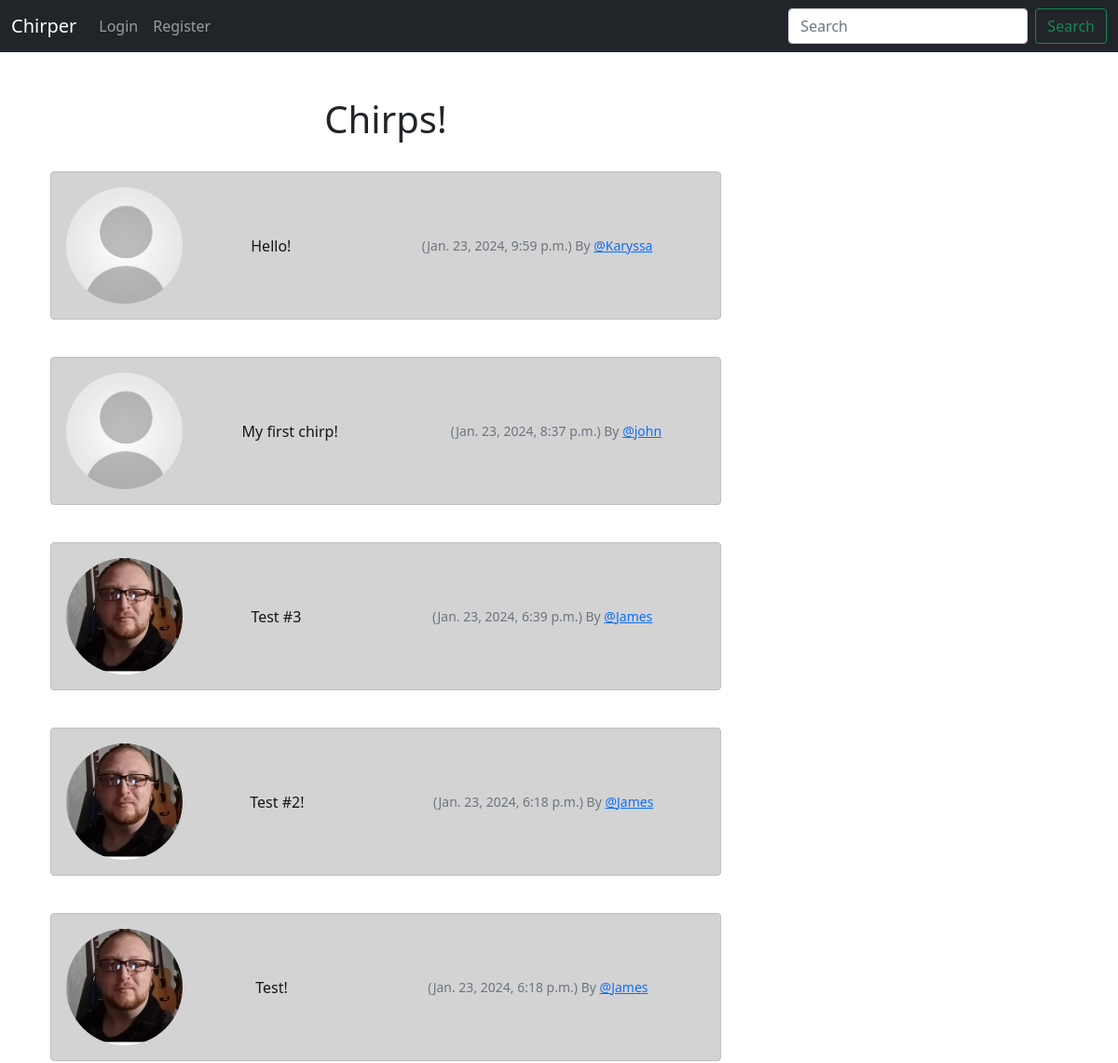
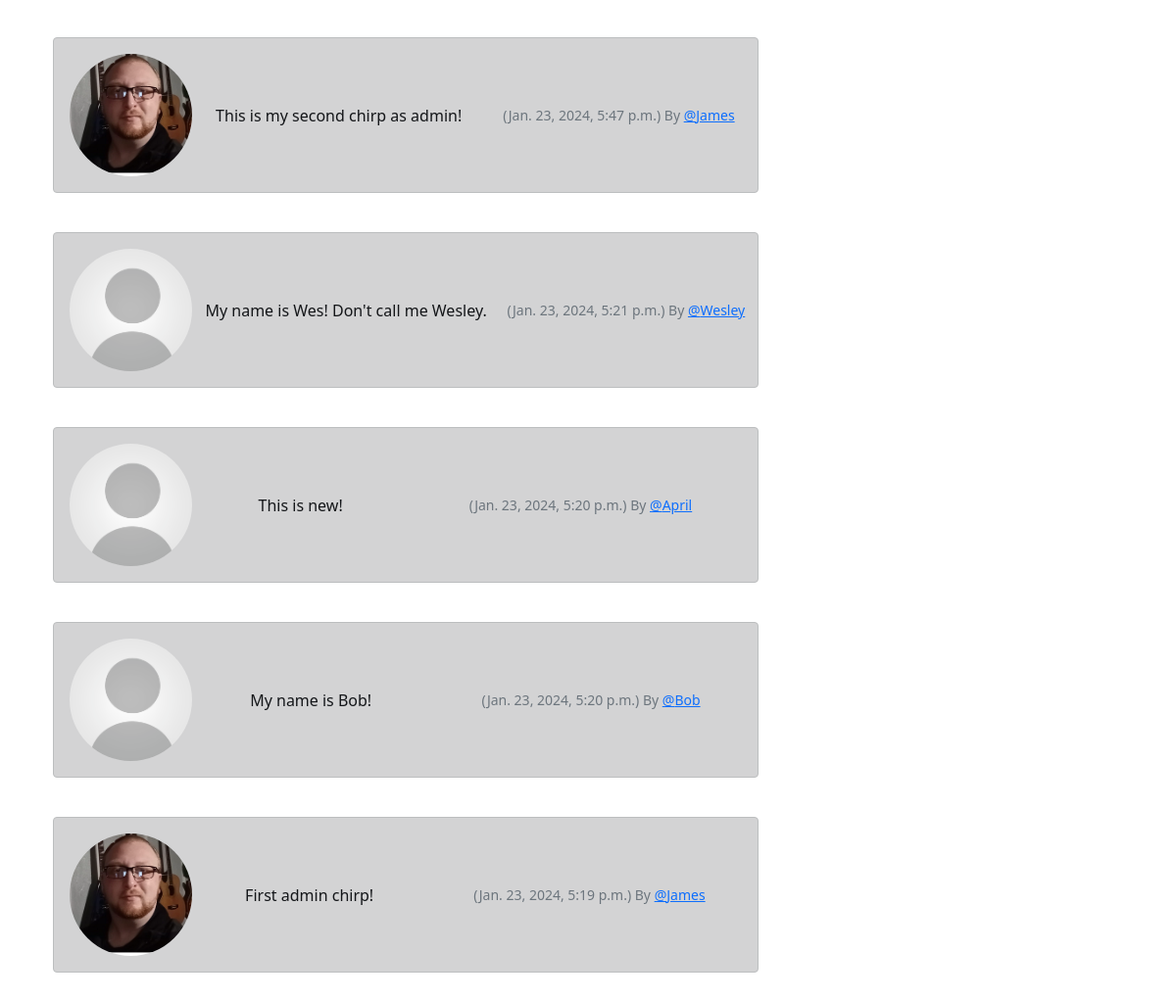
Before: / with the older database file (2 pictures, top to bottom).
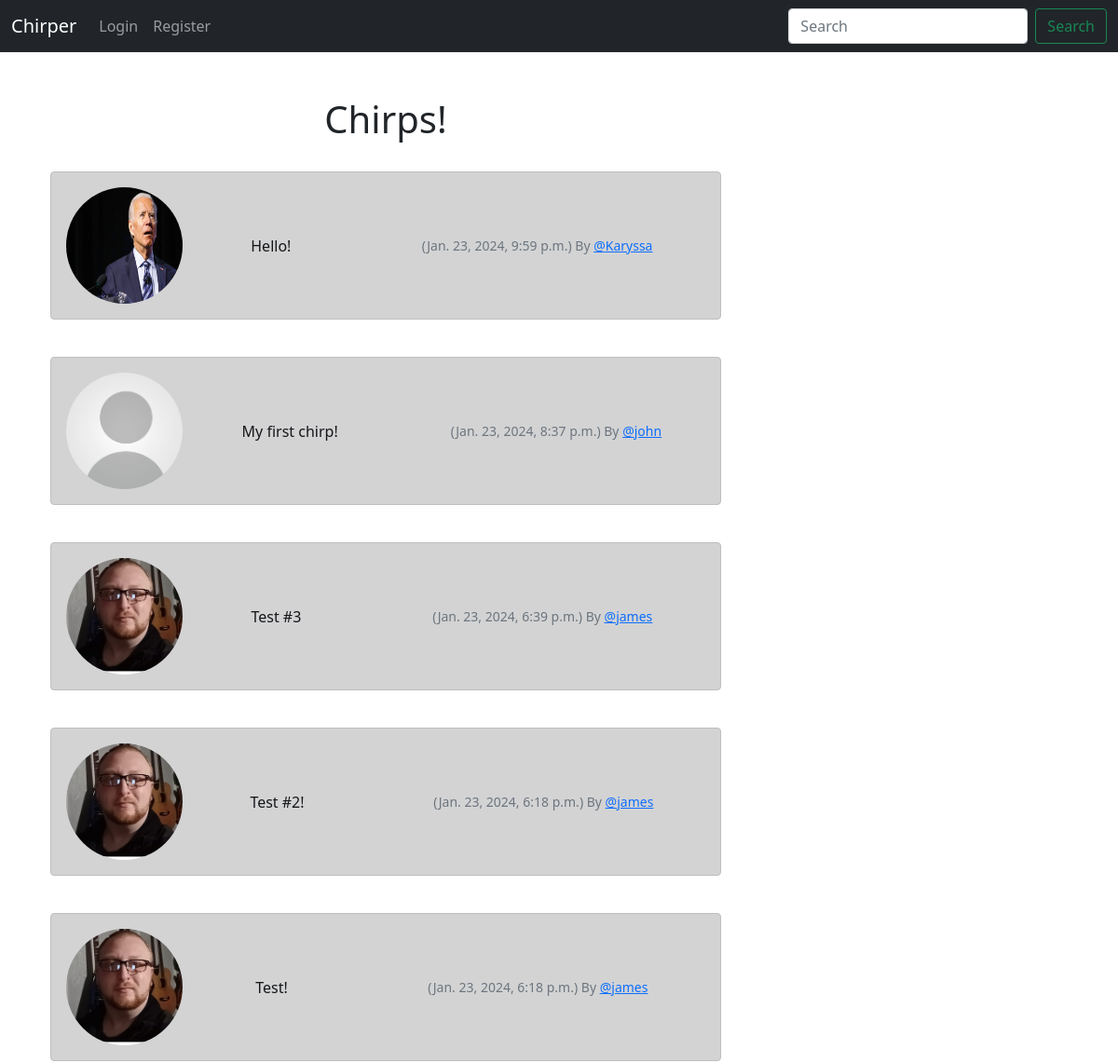
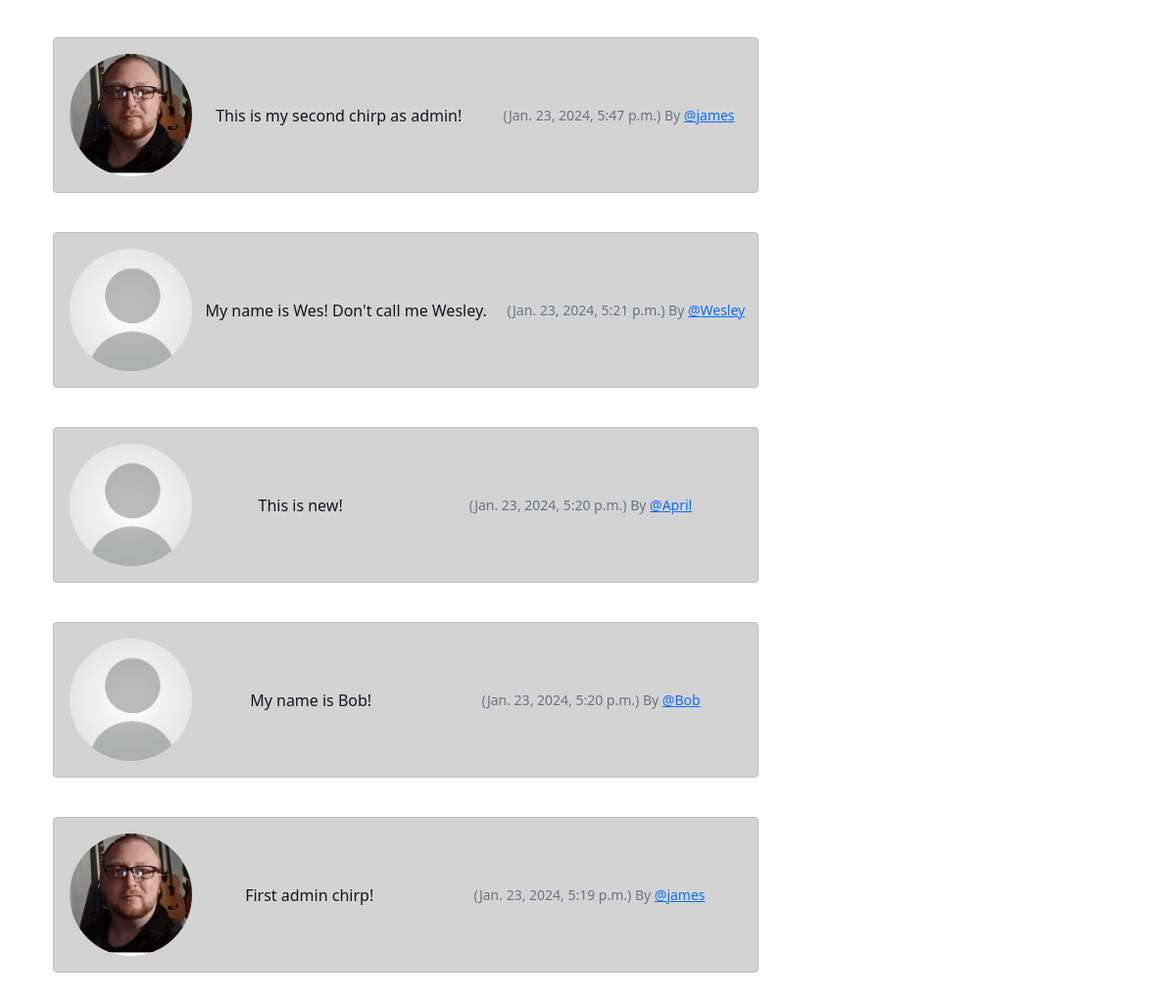
After: the same page with the newer database file (2 pictures, top to bottom).
### Chirper/models.py (models this page shows, shortened)
class Chirp(models.Model):
    user = models.ForeignKey(
        User, related_name="chirps",
        on_delete = models.DO_NOTHING
    )
    body = models.CharField(max_length=200)
    created_at = models.DateTimeField(auto_now_add=True)

class Profile(models.Model):
    user = models.OneToOneField(User, on_delete=models.CASCADE)
    follows = models.ManyToManyField("self", related_name="followed_by", symmetrical=False, blank=True)
    date_modified = models.DateTimeField(User, auto_now=True)
    profile_image = models.ImageField(null=True, blank=True, upload_to="images/")

### Chirper/views.py (the view)
# urls.py: path('', views.home, name="home"),
def home(request):
    if request.user.is_authenticated:
        form = ChirpForm(request.POST or None)
        if request.method == "POST":
            if form.is_valid():
                chirp = form.save(commit=False)
                chirp.user = request.user
                chirp.save()
                messages.success(request, ("Your chirp has been posted!"))
                return redirect('home')
        chirps = Chirp.objects.all().order_by("-created_at")
        return render(request, 'home.html', { "chirps":chirps, "form":form })
    else:
        chirps = Chirp.objects.all().order_by("-created_at")
        return render(request, 'home.html', { "chirps":chirps })

### Chirper/templates/home.html (shortened to what this page needs)
{% extends 'base.html' %}
{% load static %}
{% block content %}
    <div class="container text-center">
        <div class="row">
            <div class="col-8">
                <br><h1>Chirps!</h1><br>
                {% for chirp in chirps %}
                    <div class="alert alert-dark" role="alert" style="display:flex; align-items:center;">
                        <div class="col-md-2">
                            {% if chirp.user.profile.profile_image %}
                                <img src="{{ chirp.user.profile.profile_image.url }}" width="125" height="125" class="image-fluid rounded-circle" alt="{{ chirp.user.profile.user.username }}"/>
                            {% else %}
                                <img src="{% static 'images/generic-user-icon-12.jpg' %}" width="125" height="125" class="image-fluid rounded-circle" alt="{{ chirp.user.profile.user.username }}">
                            {% endif %}
                        </div>
                        <div class="col-md-10" style="display:flex; align-items:center;justify-content:space-around; margin: 2%">
                            {{ chirp.body }}
                            <small class="text-muted">({{ chirp.created_at }}) By <a href="{% url 'profile' chirp.user.id %}">@{{ chirp.user.username }}</a></small>
                        </div>
                    </div>
                    <br>
                {% endfor %}
            </div>
            <div class="col-4"><br><br><br><br>
            </div>
        </div>
    </div>
{% endblock %}

Changed rows visible on the page:
changed through a linked row, Chirp "Hello!": user.profile.profile_image: picture added; profile_image: picture removed
changed through a linked row, Chirp "Test #3": user.username "James" → "james"
changed through a linked row, Chirp "Test #2!": user.username "James" → "james"
changed through a linked row, Chirp "Test!": user.username "James" → "james"
changed through a linked row, Chirp "This is my second chirp as admin!": user.username "James" → "james"
changed through a linked row, Chirp "First admin chirp!": user.username "James" → "james"
